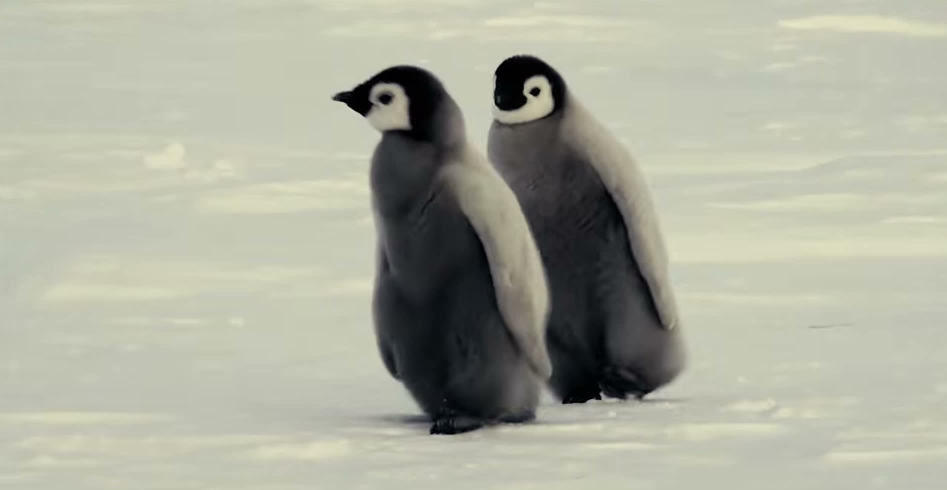
#> input picture frames/ezgif-frame-001.jpg, 1894 x 980 px (shown at 1/2 size); its folder holds only this picture in this run
$ python experiments.py
#> lines starting #> are read from the running program, lines starting #| are printed output that depends on the picture
### encoder.py
import cv2
import os
import numpy as np
from Globale.convertionCouleur import preprocess_frame
from Globale.DCT               import encoder_iframe, decoder_iframe
from Globale.ompensation       import encoder_pframe, decoder_pframe
from Globale.entropique        import compress_and_save, compute_compression_ratio
import configuration as cfg


def load_frames(dossier):
    fichiers = sorted([f for f in os.listdir(dossier)
                       if f.lower().endswith(('.png','.jpg'))])
    print(f"chargement de {len(fichiers)} frames...")
    frames = []
    for f in fichiers:
        img = cv2.imread(os.path.join(dossier, f))
        if img is None:
            continue
        if img.shape[1] != cfg.FRAME_WIDTH or img.shape[0] != cfg.FRAME_HEIGHT:
            img = cv2.resize(img, (cfg.FRAME_WIDTH, cfg.FRAME_HEIGHT))
        frames.append(img)
    print(f"  {len(frames)} frames chargees")
    return frames


def preprocess_all(frames):
    print("\n--- partie 1 : pretraitement ---")
    result = []
    for f in frames:
        Y, Cb, Cr = preprocess_frame(f)
        result.append({'Y': Y, 'Cb': Cb, 'Cr': Cr})
    s = result[0]
    print(f"  Y:{s['Y'].shape}  Cb:{s['Cb'].shape}  Cr:{s['Cr'].shape}")
    return result


# [32 lines left out: functions encode_all, save_bin, not called in this run]

### Globale/convertionCouleur.py
import numpy as np
import cv2

def bgr_to_ycbcr(img):

    img_float = img.astype(np.float32) / 255.0

    B = img_float[:, :, 0]
    G = img_float[:, :, 1]
    R = img_float[:, :, 2]

    Y  =  0.299*R + 0.587*G + 0.114*B
    Cb = -0.168736*R - 0.331264*G + 0.5*B + (128.0/255.0)
    Cr =  0.5*R - 0.418688*G - 0.081312*B + (128.0/255.0)

    Y  = (Y  * 255).astype(np.uint8)
    Cb = (Cb * 255).astype(np.uint8)
    Cr = (Cr * 255).astype(np.uint8)

    return Y, Cb, Cr


# [14 lines left out: function ycbcr_to_bgr, not called in this run]


def sous_echantillonnage_420(Cb, Cr):

    h, w = Cb.shape
    h2 = h - (h % 2)
    w2 = w - (w % 2)
    Cb2 = cv2.resize(Cb[:h2, :w2], (w2//2, h2//2), interpolation=cv2.INTER_AREA)
    Cr2 = cv2.resize(Cr[:h2, :w2], (w2//2, h2//2), interpolation=cv2.INTER_AREA)
    return Cb2, Cr2


# [6 lines left out: function upsampling_420, not called in this run]


def preprocess_frame(frame):
    Y, Cb, Cr = bgr_to_ycbcr(frame)
    Cb_sub, Cr_sub = sous_echantillonnage_420(Cb, Cr)
    return Y, Cb_sub, Cr_sub


def postprocess_frame(Y, Cb_sub, Cr_sub):
    Cb_up, Cr_up = upsampling_420(Cb_sub, Cr_sub, Y.shape)
    return ycbcr_to_bgr(Y, Cb_up, Cr_up)

### Globale/DCT.py
import numpy as np
import cv2

Q_LUMA = np.array([
    [16, 11, 10, 16, 24,  40,  51,  61],
    [12, 12, 14, 19, 26,  58,  60,  55],
    [14, 13, 16, 24, 40,  57,  69,  56],
    [14, 17, 22, 29, 51,  87,  80,  62],
    [18, 22, 37, 56, 68, 109, 103,  77],
    [24, 35, 55, 64, 81, 104, 113,  92],
    [49, 64, 78, 87,103, 121, 120, 101],
    [72, 92, 95, 98,112, 100, 103,  99],
], dtype=np.float32)

Q_CHROMA = np.array([
    [17, 18, 24, 47, 99, 99, 99, 99],
    [18, 21, 26, 66, 99, 99, 99, 99],
    [24, 26, 56, 99, 99, 99, 99, 99],
    [47, 66, 99, 99, 99, 99, 99, 99],
    [99, 99, 99, 99, 99, 99, 99, 99],
    [99, 99, 99, 99, 99, 99, 99, 99],
    [99, 99, 99, 99, 99, 99, 99, 99],
    [99, 99, 99, 99, 99, 99, 99, 99],
], dtype=np.float32)


def get_Q(canal='luma', qf=50):

    base = Q_LUMA if canal == 'luma' else Q_CHROMA
    if qf < 50:
        scale = 5000 / qf
    else:
        scale = 200 - 2*qf
    Q = np.floor((base * scale + 50) / 100)
    return np.clip(Q, 1, 255).astype(np.float32)


def dct_bloc(bloc):

    return cv2.dct(np.float32(bloc))


def idct_bloc(bloc):
    return cv2.idct(np.float32(bloc))


def encoder_canal(canal, Q):

    H, W = canal.shape

    haut  = (8 - H % 8) % 8
    droite = (8 - W % 8) % 8
    img_pad = np.pad(canal.astype(np.float32) - 128,
                     ((0, haut), (0, droite)), 'constant')

    bh = img_pad.shape[0] // 8
    bw = img_pad.shape[1] // 8

    blocs = np.zeros((bh, bw, 8, 8), dtype=np.int16)

    for i in range(bh):
        for j in range(bw):
            bloc = img_pad[i*8:(i+1)*8, j*8:(j+1)*8]
            dct  = dct_bloc(bloc)
            blocs[i, j] = np.int16(dct / Q)

    return blocs, (H, W)


def decoder_canal(blocs, Q, shape):

    bh, bw = blocs.shape[:2]
    img = np.zeros((bh*8, bw*8), dtype=np.float32)

    for i in range(bh):
        for j in range(bw):
            dct  = blocs[i, j].astype(np.float32) * Q
            bloc = idct_bloc(dct)
            img[i*8:(i+1)*8, j*8:(j+1)*8] = bloc

    H, W = shape
    return np.clip(img[:H, :W] + 128, 0, 255).astype(np.uint8)


def encoder_iframe(frame, qf=50):
    Qy = get_Q('luma',   qf)
    Qc = get_Q('chroma', qf)

    Y_blocs,  Y_shape  = encoder_canal(frame['Y'],  Qy)
    Cb_blocs, Cb_shape = encoder_canal(frame['Cb'], Qc)
    Cr_blocs, Cr_shape = encoder_canal(frame['Cr'], Qc)

    return {
        'type': 'I', 'qf': qf,
        'Y_blocs':  Y_blocs,  'Y_shape':  Y_shape,
        'Cb_blocs': Cb_blocs, 'Cb_shape': Cb_shape,
        'Cr_blocs': Cr_blocs, 'Cr_shape': Cr_shape,
    }


def decoder_iframe(enc):
    qf = enc['qf']
    Qy = get_Q('luma',   qf)
    Qc = get_Q('chroma', qf)

    Y  = decoder_canal(enc['Y_blocs'],  Qy, enc['Y_shape'])
    Cb = decoder_canal(enc['Cb_blocs'], Qc, enc['Cb_shape'])
    Cr = decoder_canal(enc['Cr_blocs'], Qc, enc['Cr_shape'])

    return {'Y': Y, 'Cb': Cb, 'Cr': Cr}

### Globale/entropique.py
import numpy as np
import os

def rle_encode(data):

    resultat = []
    cur   = data[0]
    count = 1

    for i in range(1, len(data)):
        if data[i] == cur and count < 255:
            count += 1
        else:
            resultat.append((int(cur), count))
            cur   = data[i]
            count = 1

    resultat.append((int(cur), count))
    return resultat


# [6 lines left out: function rle_decode, not called in this run]


def serialiser(frames):
    # convertion de frames
    # on ecrit tout dans une liste puis we concatene
    parts = []

    parts.append(np.array([len(frames)], dtype=np.int32).tobytes())

    for f in frames:
        parts.append(np.array([0 if f['type']=='I' else 1],
                               dtype=np.uint8).tobytes())
        parts.append(np.array([f['qf']], dtype=np.int32).tobytes())

        for k in ['Y_shape', 'Cb_shape', 'Cr_shape']:
            parts.append(np.array(f[k], dtype=np.int32).tobytes())

        if f['type'] == 'I':
            for k in ['Y_blocs', 'Cb_blocs', 'Cr_blocs']:
                arr = f[k]
                parts.append(np.array(arr.shape, dtype=np.int32).tobytes())
                parts.append(arr.astype(np.int16).tobytes())
        else:
            mv = f['mvs']
            parts.append(np.array(mv.shape, dtype=np.int32).tobytes())
            parts.append(mv.astype(np.int8).tobytes())

            for k in ['Y_res_blocs', 'Cb_res_blocs', 'Cr_res_blocs']:
                arr = f[k]
                parts.append(np.array(arr.shape, dtype=np.int32).tobytes())
                parts.append(arr.astype(np.int16).tobytes())

    raw = b''.join(parts)
    return np.frombuffer(raw, dtype=np.uint8)


# [39 lines left out: function deserialiser, not called in this run]


def compress_and_save(frames, chemin):
    print("\n--- partie 4 : compression RLE ---")

    raw = serialiser(frames)
    print(f"  taille avant RLE : {len(raw)/1024:.1f} Ko")

    encoded = rle_encode(raw)

    taille_comp = len(encoded) * 2
    taux = (1 - taille_comp/len(raw)) * 100
    print(f"  taille apres RLE : {taille_comp/1024:.1f} Ko")
    print(f"  taux de compression : {taux:.1f}%")

    vals   = np.array([v for v, c in encoded], dtype=np.uint8)
    counts = np.array([c for v, c in encoded], dtype=np.uint8)

    os.makedirs(os.path.dirname(chemin) or '.', exist_ok=True)
    np.savez(chemin, vals=vals, counts=counts)
    print(f"  fichier : {chemin}.npz")

    return taille_comp


# [10 lines left out: function load_and_decompress, not called in this run]


def compute_compression_ratio(frames_bgr, taille_comp):
    taille_orig = sum(f.nbytes for f in frames_bgr)
    ratio = taille_orig / taille_comp
    return ratio, taille_orig

### experiments.py
import os
import numpy as np
import matplotlib.pyplot as plt

from encoder import load_frames, preprocess_all, encode_all, save_bin
from Globale.entropique import compress_and_save, compute_compression_ratio
import configuration as cfg


def run_with_params(qf, gop_size):

    from Globale.DCT         import encoder_iframe, decoder_iframe
    from Globale.ompensation import encoder_pframe, decoder_pframe

    frames_orig = load_frames(cfg.INPUT_FRAMES_DIR)
    frames_pre  = preprocess_all(frames_orig)

    frames_enc = []
    frames_rec = []

    for idx, pf in enumerate(frames_pre):
        if idx % gop_size == 0:
            enc = encoder_iframe(pf, qf=qf)
            rec = decoder_iframe(enc)
        else:
            enc = encoder_pframe(pf, frames_rec[-1],
                                 qf=qf, fenetre=cfg.SEARCH_RANGE)
            rec = decoder_pframe(enc, frames_rec[-1])
        frames_enc.append(enc)
        frames_rec.append(rec)

    # c pour sauvegarder dans un fichier temporaire
    tmp = "Sortie/tmp_exp"
    taille_comp = compress_and_save(frames_enc, tmp)
    ratio, _    = compute_compression_ratio(frames_orig, taille_comp)
    return ratio


def experience_qf():
    qf_list = [10, 20, 30, 50, 70, 90]
    ratios  = []

    print("=== experience : ratio vs QF ===")
    print(f"    GOP fixe a {cfg.GOP_SIZE}")

    for qf in qf_list:
        print(f"  QF={qf} ...", end='', flush=True)
        r = run_with_params(qf=qf, gop_size=cfg.GOP_SIZE)
#> in load_frames, img is the input picture: shape (980, 1894, 3); mean B, G, R 158.1, 173.8, 172
#> in load_frames, `img = cv2.resize(img, (cfg.FRAME_WIDTH, cfg.FRAME_HEIGHT))`:
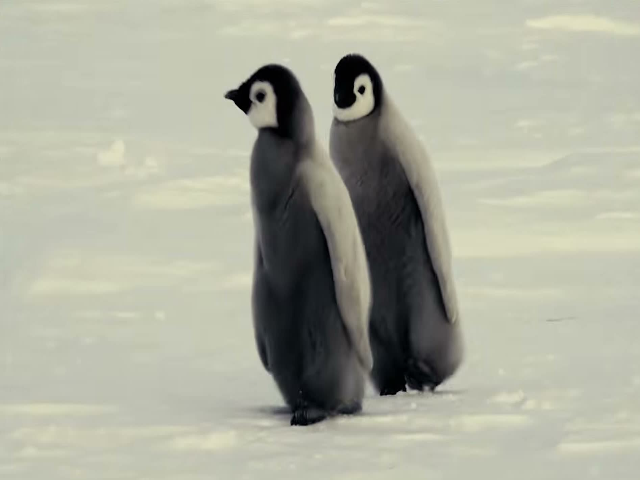
#> img: shape (480, 640, 3); mean B, G, R 158, 173.7, 172
#|   1 frames chargees
#> in run_with_params, `frames_orig = load_frames(cfg.INPUT_FRAMES_DIR)`: frames_orig = 1 item
#> the loop in preprocess_all, `for f in frames:` made 1 pass
#> pass 1, in bgr_to_ycbcr, `G = img_float[:, :, 1]`:
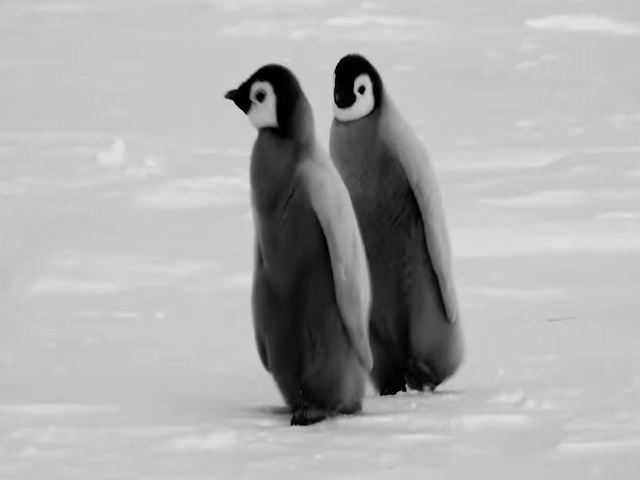
#> G: shape (480, 640) float32; min 0, max 0.898, mean 0.681
#> in preprocess_all, `s = result[0]`: s = 3 items
#|   Y:(480, 640)  Cb:(240, 320)  Cr:(240, 320)
#> in run_with_params, `frames_pre  = preprocess_all(frames_orig)`: frames_pre = 1 item
#> the loop in run_with_params, `for idx, pf in enumerate(frames_pre):` made 1 pass
#> Y_shape in encoder_iframe on pass 1: (480, 640)
#> pass 1, in encoder_canal (call 2), `img_pad = np.pad(canal.astype(np.float32) - 128, ((0, haut), (0, droit..`:
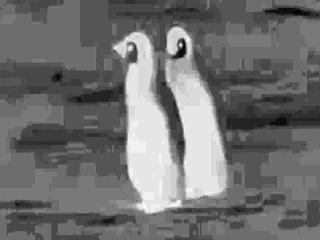
#> img_pad: shape (240, 320) float32; min -17, max 4, mean -7.75; drawn with min black and max white
#> pass 1, in encoder_canal (call 3), `img_pad = np.pad(canal.astype(np.float32) - 128, ((0, haut), (0, droit..`:
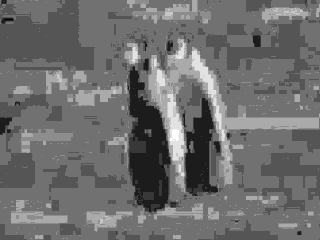
#> img_pad: shape (240, 320) float32; min -4, max 5, mean -0.127; drawn with min black and max white
#> the loop in serialiser, `for f in frames:` made 1 pass
#> after the loop in serialiser, `for f in frames:`: parts = 12 items
#|   taille avant RLE : 900.1 Ko
#> in rle_encode, `cur   = data[0]`: cur = 1
#> the loop in rle_encode, `for i in range(1, len(data)):` made 921680 passes
#> (cur, count) on passes 1, 5, 6, 9, 10, 11, 13, 14, 15, 17, 18, 21: (0, 1), (10, 1), (0, 1), (224, 1), (1, 1), (0, 1), (128, 1), (2, 1), (0, 1), (240, 1), (0, 1), (64, 1)
#> count on passes 2, 3, 4, 7, 8, 12: 2, 3, 4, 2, 3, 2
#> after the loop in rle_encode, `for i in range(1, len(data)):`: resultat = 13440 pairs, first value 0 to 255, second value 1 to 255
#> in compress_and_save, `encoded = rle_encode(raw)`: encoded = 13441 pairs, first value 0 to 255, second value 1 to 255
#> in compress_and_save, `taille_comp = len(encoded) * 2`: taille_comp = 26882
#> in compress_and_save, `taux = (1 - taille_comp/len(raw)) * 100`: taux = 97.08
#|   taille apres RLE : 26.3 Ko
#|   taux de compression : 97.1%
#> in compress_and_save, `vals   = np.array([v for v, c in encoded], dtype=np.uint8)`: vals = 13441 values, max 255 at index 482, min 0 at index 1, mean 46.57
#> in compress_and_save, `counts = np.array([c for v, c in encoded], dtype=np.uint8)`: counts = 13441 values, max 255 at index 11864, min 1 at index 0, mean 68.57
#> in run_with_params, `taille_comp = compress_and_save(frames_enc, tmp)`: taille_comp = 26882
#> in compute_compression_ratio, `taille_orig = sum(f.nbytes for f in frames_bgr)`: taille_orig = 921600
#> in compute_compression_ratio, `ratio = taille_orig / taille_comp`: ratio = 34.28
#> r = 34.28
        ratios.append(r)
        print(f" ratio={r:.2f}x")
#|  ratio=34.28x

    plt.figure(figsize=(8, 5))
    plt.plot(qf_list, ratios, 'o-', color='steelblue', linewidth=2, markersize=9)
    for x, y in zip(qf_list, ratios):
        plt.annotate(f"{y:.1f}x", (x, y),
                     textcoords="offset points", xytext=(0, 10),
                     ha='center', fontsize=9)
    plt.xlabel("facteur de qualite QF")
    plt.ylabel("ratio de compression")
    plt.title(f"ratio vs QF  (GOP={cfg.GOP_SIZE} fixe)")
    plt.grid(True, linestyle='--', alpha=0.5)
    plt.xticks(qf_list)
    plt.tight_layout()
    plt.savefig("qf_vs_ratio.png", dpi=120)
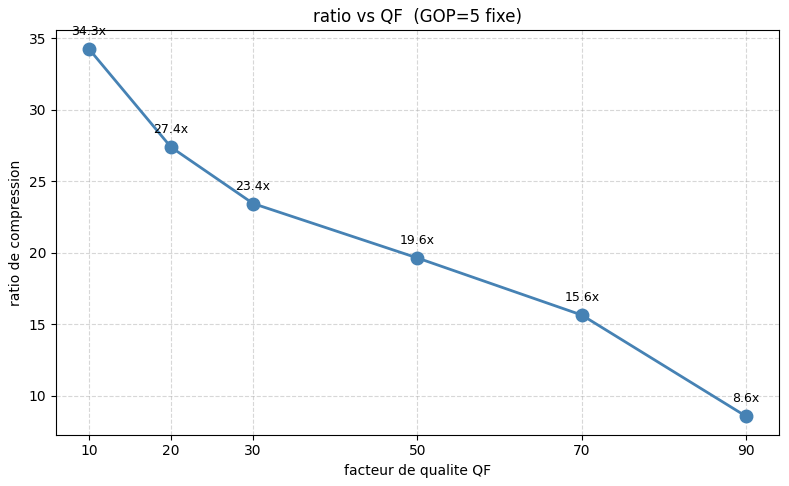
#> figure drawn by matplotlib, 1 panel
    print("  graphique sauvegarde : qf_vs_ratio.png")
    plt.show()

    return qf_list, ratios


def experience_gop():
    gop_list = [1, 2, 5, 10, 15, 25]
    ratios   = []

    print("\n=== experience : ratio vs GOP ===")
    print(f"    QF fixe a {cfg.QF}")

    for gop in gop_list:
        print(f"  GOP={gop} ...", end='', flush=True)
        r = run_with_params(qf=cfg.QF, gop_size=gop)
#|   1 frames chargees
#|   Y:(480, 640)  Cb:(240, 320)  Cr:(240, 320)
#> the loop in run_with_params (call 7), `for idx, pf in enumerate(frames_pre):` made 1 pass
#> Y_shape in encoder_iframe on pass 1: (480, 640)
#> pass 1, in decoder_iframe (call 7), `Cb = decoder_canal(enc['Cb_blocs'], Qc, enc['Cb_shape'])`:
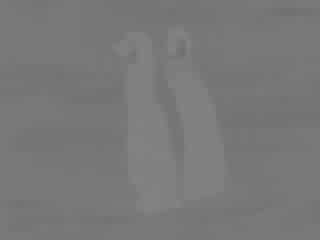
#> Cb: shape (240, 320); min 112, max 131, mean 120.6
#|   taille avant RLE : 900.1 Ko
#|   taille apres RLE : 45.8 Ko
#|   taux de compression : 94.9%
        ratios.append(r)
        print(f" ratio={r:.2f}x")
#|  ratio=19.64x

    plt.figure(figsize=(8, 5))
    plt.plot(gop_list, ratios, 's-', color='darkorange', linewidth=2, markersize=9)
    for x, y in zip(gop_list, ratios):
        plt.annotate(f"{y:.1f}x", (x, y),
                     textcoords="offset points", xytext=(0, 10),
                     ha='center', fontsize=9)
    plt.xlabel("taille du GOP")
    plt.ylabel("ratio de compression")
    plt.title(f"ratio vs GOP  (QF={cfg.QF} fixe)")
    plt.grid(True, linestyle='--', alpha=0.5)
    plt.xticks(gop_list)
    plt.tight_layout()
    plt.savefig("gop_vs_ratio.png", dpi=120)
    print("  graphique sauvegarde : gop_vs_ratio.png")
    plt.show()

    return gop_list, ratios


def afficher_les_deux(qf_list, qf_ratios, gop_list, gop_ratios):
    fig, (ax1, ax2) = plt.subplots(1, 2, figsize=(14, 5))
    fig.suptitle("partie 5 - analyse experimentale", fontsize=13, fontweight='bold')

    ax1.plot(qf_list, qf_ratios, 'o-', color='steelblue', linewidth=2, markersize=8)
    for x, y in zip(qf_list, qf_ratios):
        ax1.annotate(f"{y:.1f}x", (x, y), textcoords="offset points",
                     xytext=(0, 8), ha='center', fontsize=8)
    ax1.set_xlabel("QF"); ax1.set_ylabel("ratio de compression")
    ax1.set_title(f"ratio vs QF  (GOP={cfg.GOP_SIZE})"); ax1.grid(True, linestyle='--', alpha=0.5)
    ax1.set_xticks(qf_list)

    ax2.plot(gop_list, gop_ratios, 's-', color='darkorange', linewidth=2, markersize=8)
    for x, y in zip(gop_list, gop_ratios):
        ax2.annotate(f"{y:.1f}x", (x, y), textcoords="offset points",
                     xytext=(0, 8), ha='center', fontsize=8)
    ax2.set_xlabel("GOP"); ax2.set_ylabel("ratio de compression")
    ax2.set_title(f"ratio vs GOP  (QF={cfg.QF})"); ax2.grid(True, linestyle='--', alpha=0.5)
    ax2.set_xticks(gop_list)

    plt.tight_layout()
    plt.savefig("part5_experimental.png", dpi=120, bbox_inches='tight')
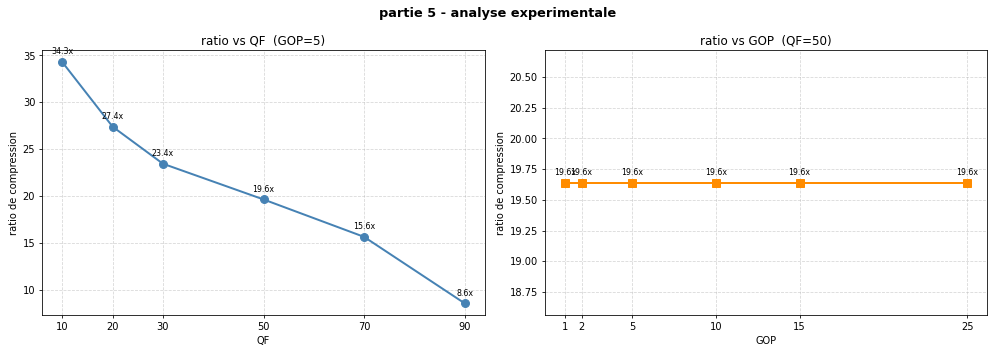
#> figure drawn by matplotlib, 2 panels
    print("graphique combine sauvegarde : part5_experimental.png")
    plt.show()


if __name__ == "__main__":
    qf_list,  qf_ratios  = experience_qf()
    gop_list, gop_ratios = experience_gop()
    afficher_les_deux(qf_list, qf_ratios, gop_list, gop_ratios)

    print("\nexperiences terminees !")
    print("fichiers generes : qf_vs_ratio.png  gop_vs_ratio.png  part5_experimental.png")
